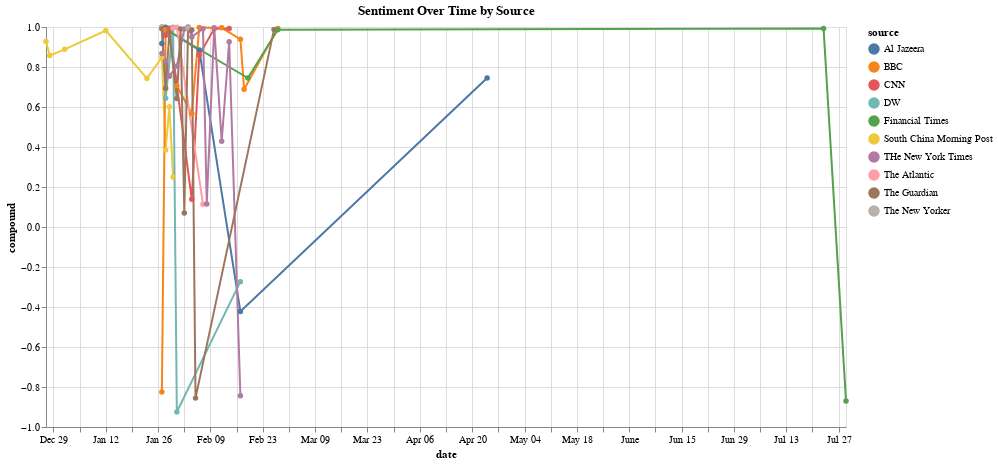

The code cell stored with this chart in its notebook:
### Code cell
# step 3: Group and Plot
# Option A: Use Altair

import altair as alt

grouped = merged_df.groupby(['date', 'source'])['compound'].mean().reset_index()

chart = alt.Chart(grouped).mark_line(point=True).encode(
    x='date:T',
    y='compound:Q',
    color='source:N',
    tooltip=['date:T', 'source:N', 'compound:Q']
).properties(
    title='Sentiment Over Time by Source',
    width=800,     # ⬅️ expand width here (default is ~400)
    height=400     # ⬅️ optional
)

chart.display()

### Figure 1 — Vega-Lite specification as saved in the notebook (floating-point values rounded to 4 significant figures)
{"config": {"view": {"continuousWidth": 300, "continuousHeight": 300}}, "data": {"name": "data-8335137b14ea1a8503baa617a33fed97"}, "mark": {"type": "line", "point": true}, "encoding": {"color": {"field": "source", "type": "nominal"}, "tooltip": [{"field": "date", "type": "temporal"}, {"field": "source", "type": "nominal"}, {"field": "compound", "type": "quantitative"}], "x": {"field": "date", "type": "temporal"}, "y": {"field": "compound", "type": "quantitative"}}, "height": 400, "title": "Sentiment Over Time by Source", "width": 800, "$schema": "https://vega.github.io/schema/vega-lite/v5.20.1.json", "datasets": {"data-8335137b14ea1a8503baa617a33fed97": [{"date": "2024-12-27T00:00:00", "source": "South China Morning Post", "compound": 0.9274}, {"date": "2024-12-28T00:00:00", "source": "South China Morning Post", "compound": 0.8573}, {"date": "2025-01-01T00:00:00", "source": "South China Morning Post", "compound": 0.8885}, {"date": "2025-01-12T00:00:00", "source": "South China Morning Post", "compound": 0.9826}, {"date": "2025-01-23T00:00:00", "source": "South China Morning Post", "compound": 0.743}, {"date": "2025-01-27T00:00:00", "source": "Al Jazeera", "compound": 0.9176}, {"date": "2025-01-27T00:00:00", "source": "BBC", "compound": -0.8249}, {"date": "2025-01-27T00:00:00", "source": "CNN", "compound": 0.9971}, {"date": "2025-01-27T00:00:00", "source": "DW", "compound": 0.9972}, {"date": "2025-01-27T00:00:00", "source": "Financial Times", "compound": 0.9998}, {"date": "2025-01-27T00:00:00", "source": "South China Morning Post", "compound": 0.8481}, {"date": "2025-01-27T00:00:00", "source": "THe New York Times", "compound": 0.8679}, {"date": "2025-01-27T00:00:00", "source": "The Atlantic", "compound": 0.9993}, {"date": "2025-01-27T00:00:00", "source": "The Guardian", "compound": 0.9915}, {"date": "2025-01-28T00:00:00", "source": "Al Jazeera", "compound": 0.9993}, {"date": "2025-01-28T00:00:00", "source": "BBC", "compound": 0.9869}, {"date": "2025-01-28T00:00:00", "source": "CNN", "compound": 0.9588}, {"date": "2025-01-28T00:00:00", "source": "DW", "compound": 0.6435}, {"date": "2025-01-28T00:00:00", "source": "South China Morning Post", "compound": 0.3852}, {"date": "2025-01-28T00:00:00", "source": "THe New York Times", "compound": 0.8285}, {"date": "2025-01-28T00:00:00", "source": "The Guardian", "compound": 0.6937}, {"date": "2025-01-29T00:00:00", "source": "Al Jazeera", "compound": 0.9786}, {"date": "2025-01-29T00:00:00", "source": "BBC", "compound": 0.9734}, {"date": "2025-01-29T00:00:00", "source": "CNN", "compound": 0.9944}, {"date": "2025-01-29T00:00:00", "source": "South China Morning Post", "compound": 0.6016}, {"date": "2025-01-29T00:00:00", "source": "THe New York Times", "compound": 0.7541}, {"date": "2025-01-29T00:00:00", "source": "The Guardian", "compound": 0.9737}, {"date": "2025-01-30T00:00:00", "source": "DW", "compound": 0.9992}, {"date": "2025-01-30T00:00:00", "source": "South China Morning Post", "compound": 0.25}, {"date": "2025-01-30T00:00:00", "source": "The Atlantic", "compound": 0.9938}, {"date": "2025-01-31T00:00:00", "source": "BBC", "compound": 0.7059}, {"date": "2025-01-31T00:00:00", "source": "DW", "compound": -0.9249}, {"date": "2025-01-31T00:00:00", "source": "THe New York Times", "compound": 0.8047}, {"date": "2025-01-31T00:00:00", "source": "The Atlantic", "compound": 0.9988}, {"date": "2025-01-31T00:00:00", "source": "The Guardian", "compound": 0.6423}, {"date": "2025-02-01T00:00:00", "source": "The Guardian", "compound": 0.9904}, {"date": "2025-02-02T00:00:00", "source": "THe New York Times", "compound": 0.9904}, {"date": "2025-02-02T00:00:00", "source": "The Guardian", "compound": 0.07055}, {"date": "2025-02-03T00:00:00", "source": "THe New York Times", "compound": 0.9999}, {"date": "2025-02-03T00:00:00", "source": "The Guardian", "compound": 0.9941}, {"date": "2025-02-03T00:00:00", "source": "The New Yorker", "compound": 0.9953}, {"date": "2025-02-04T00:00:00", "source": "BBC", "compound": 0.5674}, {"date": "2025-02-04T00:00:00", "source": "CNN", "compound": 0.1382}, {"date": "2025-02-04T00:00:00", "source": "THe New York Times", "compound": 0.9504}, {"date": "2025-02-04T00:00:00", "source": "The Guardian", "compound": 0.9846}, {"date": "2025-02-05T00:00:00", "source": "The Guardian", "compound": -0.8556}, {"date": "2025-02-06T00:00:00", "source": "Al Jazeera", "compound": 0.8846}, {"date": "2025-02-06T00:00:00", "source": "BBC", "compound": 0.9972}, {"date": "2025-02-06T00:00:00", "source": "CNN", "compound": 0.8595}, {"date": "2025-02-07T00:00:00", "source": "THe New York Times", "compound": 0.9917}, {"date": "2025-02-07T00:00:00", "source": "The Atlantic", "compound": 0.1143}, {"date": "2025-02-08T00:00:00", "source": "THe New York Times", "compound": 0.1154}, {"date": "2025-02-10T00:00:00", "source": "CNN", "compound": 0.9907}, {"date": "2025-02-10T00:00:00", "source": "THe New York Times", "compound": 0.9958}, {"date": "2025-02-12T00:00:00", "source": "BBC", "compound": 0.9957}, {"date": "2025-02-12T00:00:00", "source": "THe New York Times", "compound": 0.4288}, {"date": "2025-02-14T00:00:00", "source": "CNN", "compound": 0.9929}, {"date": "2025-02-14T00:00:00", "source": "THe New York Times", "compound": 0.9258}, {"date": "2025-02-17T00:00:00", "source": "Al Jazeera", "compound": -0.4228}, {"date": "2025-02-17T00:00:00", "source": "BBC", "compound": 0.9387}, {"date": "2025-02-17T00:00:00", "source": "DW", "compound": -0.2732}, {"date": "2025-02-17T00:00:00", "source": "THe New York Times", "compound": -0.8442}, {"date": "2025-02-18T00:00:00", "source": "BBC", "compound": 0.6887}, {"date": "2025-02-19T00:00:00", "source": "Financial Times", "compound": 0.745}, {"date": "2025-02-26T00:00:00", "source": "The Guardian", "compound": 0.988}, {"date": "2025-02-27T00:00:00", "source": "BBC", "compound": 0.9931}, {"date": "2025-02-27T00:00:00", "source": "Financial Times", "compound": 0.9867}, {"date": "2025-04-24T00:00:00", "source": "Al Jazeera", "compound": 0.7451}, {"date": "2025-07-23T00:00:00", "source": "Financial Times", "compound": 0.9921}, {"date": "2025-07-29T00:00:00", "source": "Financial Times", "compound": -0.8705}]}}
